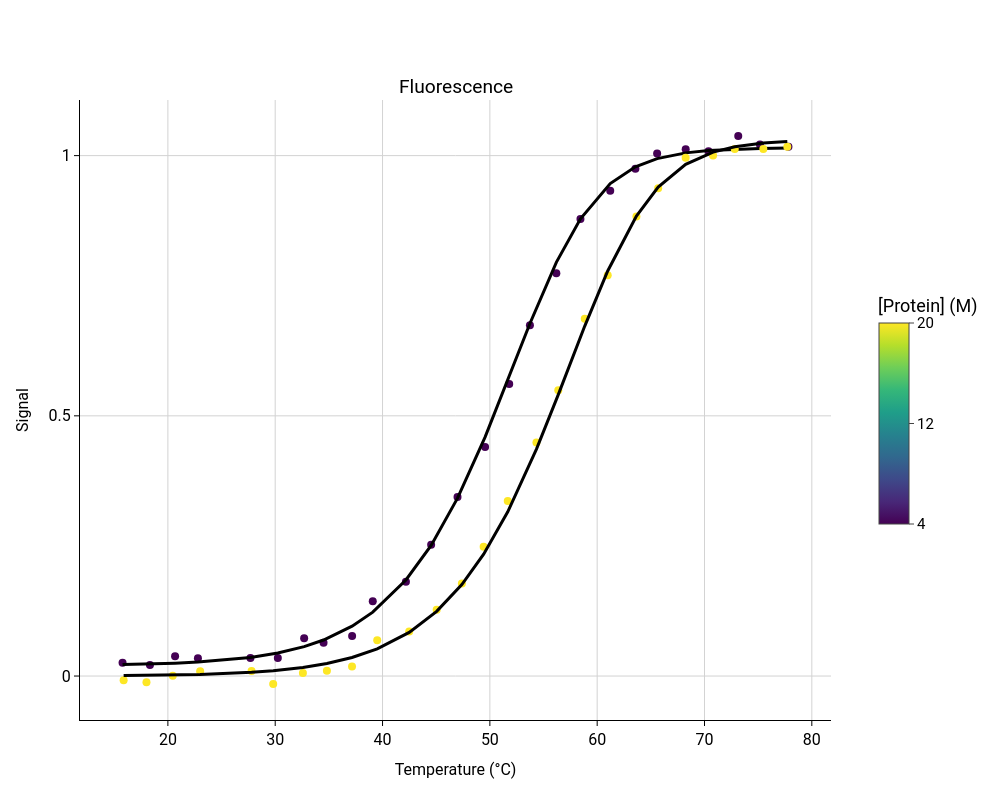

The notebook cell saved with this chart:
### Markdown cell above
#### Experimental data

### Code cell
# creating a Sample object for the storage and processing of the DSF data
sample = ThermalOligomer()

#Setting Oligomeric Model
sample.set_model("Dimer")

# reading the data
sample.read_file('../data/arc_temp_pychemelt_adjusted.csv')

#Adjusting the data to be processable by PyCheMelt
for key in sample.temp_dic.keys():
    for i in range(len(sample.signal_dic[key])):
        mask = ~np.isnan(sample.signal_dic[key][i])

        sample.temp_dic[key][i] = sample.temp_dic[key][i][mask]
        sample.signal_dic[key][i] = sample.signal_dic[key][i][mask]

# Adjusting the scale of the concentration
#sample.set_concentrations([4*1e-6, 20*1e-6])

sample.set_concentrations([4, 20])

# Selecting conditions
sample.set_signal(['Fluorescence'])
sample.select_conditions()
sample.expand_multiple_signal()



# As the data consists of fraction unfolded data we use constant baselines

sample.estimate_baseline_parameters(
    native_baseline_type='constant',
    unfolded_baseline_type='constant',
)

# estimations of parameters
sample.estimate_derivative()
sample.guess_Tm()

# Setting the number of residues of the protein for an initial estimate of the Cp value
sample.n_residues = 53 * 2
sample.guess_Cp()

sample.set_signal_id()

sample.fit_thermal_unfolding_global()
sample.fit_thermal_unfolding_global_global()
#sample.fit_thermal_unfolding_global_global_global(model_scale_factor=True) # Does not show correct fitting

plot_unfolding(sample)

### Figure 1 — Plotly figure (JSON) as saved in the notebook; plotly's stock layout.template omitted (floating-point values rounded to 4 significant figures)
{"data": [{"marker": {"color": "#440154", "size": 8}, "mode": "markers", "name": "4.00 M", "showlegend": false, "type": "scatter", "x": [15.78, 18.33, 20.67, 22.8, 27.69, 30.24, 32.7, 34.5, 37.17, 39.09, 42.18, 44.53, 46.99, 49.55, 51.8, 53.73, 56.19, 58.44, 61.22, 63.56, 65.59, 68.25, 70.37, 73.14, 75.16, 77.82], "xaxis": "x", "y": [0.02539, 0.0214, 0.03823, 0.03421, 0.03455, 0.03473, 0.0724, 0.06419, 0.07688, 0.1437, 0.1814, 0.2524, 0.3442, 0.4402, 0.5612, 0.6739, 0.774, 0.8784, 0.9327, 0.9745, 1.004, 1.012, 1.008, 1.038, 1.021, 1.017], "yaxis": "y"}, {"hoverinfo": "skip", "line": {"color": "black", "width": 3}, "mode": "lines", "showlegend": false, "type": "scatter", "x": [15.78, 18.33, 20.67, 22.8, 27.69, 30.24, 32.7, 34.5, 37.17, 39.09, 42.18, 44.53, 46.99, 49.55, 51.8, 53.73, 56.19, 58.44, 61.22, 63.56, 65.59, 68.25, 70.37, 73.14, 75.16, 77.82], "xaxis": "x", "y": [0.02216, 0.02324, 0.02478, 0.02684, 0.03573, 0.04423, 0.05653, 0.06923, 0.09579, 0.1227, 0.1846, 0.251, 0.3417, 0.4591, 0.5756, 0.6774, 0.7949, 0.8787, 0.9462, 0.9784, 0.9943, 1.005, 1.01, 1.013, 1.014, 1.014], "yaxis": "y"}, {"marker": {"color": "#fde725", "size": 8}, "mode": "markers", "name": "20.00 M", "showlegend": false, "type": "scatter", "x": [15.88, 18.0, 20.45, 23.01, 27.79, 29.81, 32.58, 34.82, 37.16, 39.5, 42.49, 45.04, 47.39, 49.42, 51.67, 54.34, 56.38, 58.84, 60.98, 63.66, 65.68, 68.24, 70.8, 72.82, 75.48, 77.72], "xaxis": "x", "y": [-0.007936, -0.01196, 0.0007148, 0.009225, 0.009558, -0.0153, 0.005724, 0.01005, 0.01854, 0.0687, 0.08558, 0.1274, 0.1776, 0.2486, 0.3362, 0.4489, 0.549, 0.6867, 0.7702, 0.8829, 0.9372, 0.9957, 1.0, 1.013, 1.013, 1.017], "yaxis": "y"}, {"hoverinfo": "skip", "line": {"color": "black", "width": 3}, "mode": "lines", "showlegend": false, "type": "scatter", "x": [15.88, 18.0, 20.45, 23.01, 27.79, 29.81, 32.58, 34.82, 37.16, 39.5, 42.49, 45.04, 47.39, 49.42, 51.67, 54.34, 56.38, 58.84, 60.98, 63.66, 65.68, 68.24, 70.8, 72.82, 75.48, 77.72], "xaxis": "x", "y": [0.0008466, 0.001256, 0.001966, 0.003118, 0.007277, 0.01033, 0.0166, 0.02419, 0.03567, 0.05226, 0.08389, 0.1243, 0.1758, 0.2341, 0.3156, 0.4359, 0.5407, 0.6725, 0.7784, 0.8839, 0.9394, 0.9833, 1.007, 1.017, 1.024, 1.027], "yaxis": "y"}, {"hoverinfo": "skip", "marker": {"cmax": 20, "cmin": 4, "colorbar": {"len": 0.4, "orientation": "v", "outlinewidth": 1, "tickfont": {"size": 15}, "ticks": "outside", "ticktext": ["4", "12", "20"], "tickvals": [4, 12, 20], "title": {"text": "[Protein] (M)"}, "x": 1.05, "xanchor": "left", "y": 0.5, "yanchor": "middle"}, "colorscale": [[0, "#440154"], [0.1111, "#482878"], [0.2222, "#3e4989"], [0.3333, "#31688e"], [0.4444, "#26828e"], [0.5556, "#1f9e89"], [0.6667, "#35b779"], [0.7778, "#6ece58"], [0.8889, "#b5de2b"], [1, "#fde725"]]}, "mode": "markers", "showlegend": false, "type": "scatter", "x": [null], "xaxis": "x", "y": [null], "yaxis": "y"}], "layout": {"annotations": [{"font": {"size": 19.2}, "showarrow": false, "text": "Fluorescence", "x": 0.5, "xanchor": "center", "xref": "paper", "y": 1, "yanchor": "bottom", "yref": "paper"}], "font": {"color": "black", "family": "Roboto"}, "height": 800, "legend": {"font": {"size": 15}}, "paper_bgcolor": "white", "plot_bgcolor": "white", "width": 1000, "xaxis": {"anchor": "y", "domain": [0, 1], "gridcolor": "lightgray", "gridwidth": 1, "linecolor": "black", "linewidth": 1, "showgrid": true, "showline": true, "tickcolor": "black", "tickfont": {"size": 16}, "ticklen": 5, "ticks": "outside", "tickwidth": 1, "title": {"font": {"size": 16}, "text": "Temperature (°C)"}, "zeroline": false}, "yaxis": {"anchor": "x", "domain": [0, 1], "gridcolor": "lightgray", "gridwidth": 1, "linecolor": "black", "linewidth": 1, "nticks": 5, "showgrid": true, "showline": true, "tickcolor": "black", "tickfont": {"size": 16}, "ticklen": 5, "ticks": "outside", "tickwidth": 1, "title": {"font": {"size": 16}, "text": "Signal"}, "zeroline": false}}}
